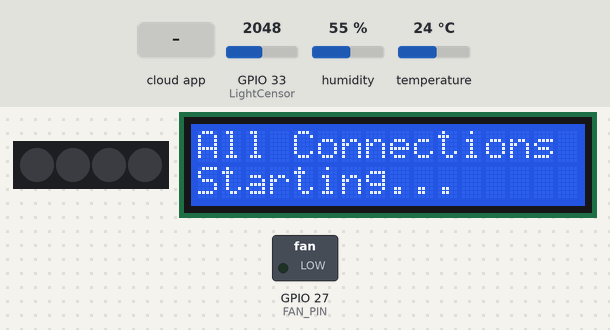
Bench run of a program on a simulated ESP32. On the bench: 4 RGB LEDs in strip order, left to right, 16×2 character LCD, switched loads named in the program (green lamp = pin HIGH). Inputs (shaded band) come from the test bench; at power-on: humidity 55 %, temperature 24 °C, GPIO 33 (LightCensor) = 2048. WiFi joins after 1.5 s; servers stay silent unless stated; the local clock reads 2024-03-15 10:24:30 at power-on unless the program sets it; the Firebase database answers and starts empty; what the program prints to the serial monitor is not drawn.

Above: at 4.1 s.
4.2 s: the phone or cloud app sets button_for_fan to 1
At 7.4 s:
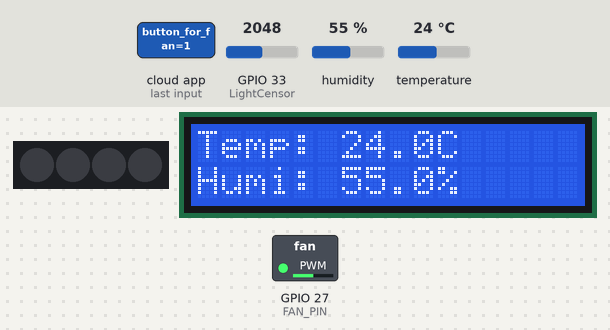
7.7 s: the phone or cloud app sets button_for_fan to 3
At 8.3 s:
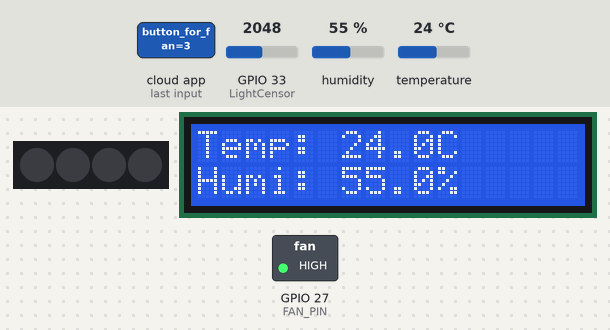
9.2 s: the phone or cloud app sets button_for_fan to 2
At 11.8 s:
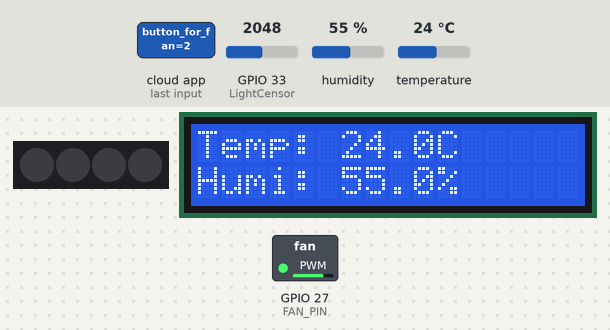
12.1 s: humidity set to 22 %
At 18.1 s:
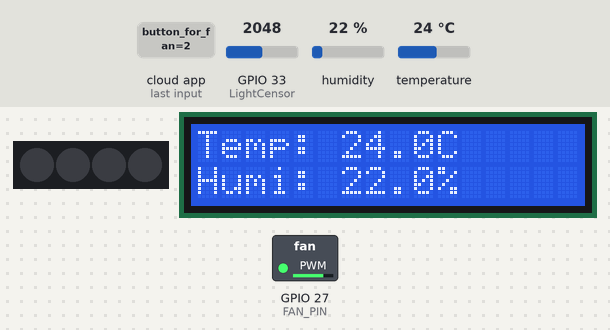
18.7 s: temperature set to 12 °C
At 24.2 s:
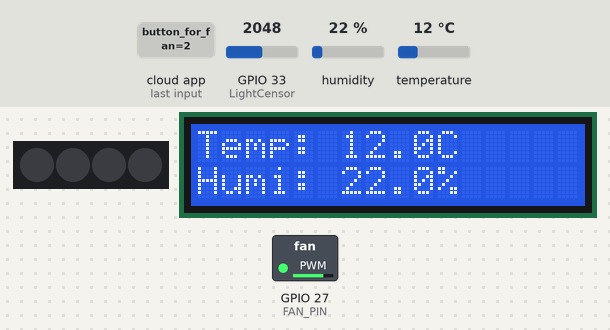
24.5 s: humidity set to 40 %
At 30.1 s:
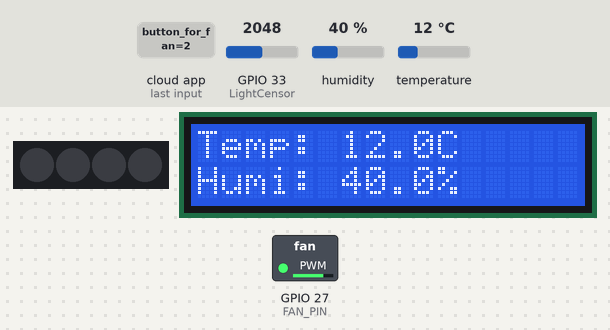
Timing chart, 0 to 31.3 s (numbered marks = the images above; inputs shaded):
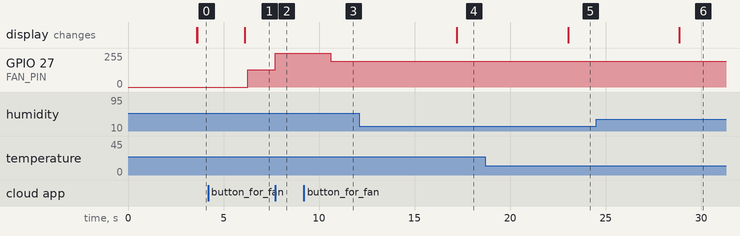

The program:

main.cpp
```cpp
#include <Arduino.h>
#include <Adafruit_NeoPixel.h>
#include <DHT20.h>
#include <WiFi.h>
#include <Firebase_ESP_Client.h>
#include <string.h>
#include <time.h>
#include <LiquidCrystal_I2C.h>
#include <config.h>

LiquidCrystal_I2C lcd(0x21, 16, 2);

#define LED_PIN     32
#define LED_COUNT   4
#define BUTTON_PIN  35
#define LightCensor 33
#define FAN_PIN     27

// #define WIFI_SSID     "binbin"
// #define WIFI_PASSWORD "0906640081"

FirebaseData firebaseData;
FirebaseJson json;
FirebaseConfig config;
FirebaseAuth auth;

Adafruit_NeoPixel strip(LED_COUNT, LED_PIN, NEO_GRB + NEO_KHZ800);

void setAllLEDs(uint32_t color, uint8_t brightness) {
    uint8_t r = (color >> 16) & 0xFF;
    uint8_t g = (color >> 8) & 0xFF;
    uint8_t b = color & 0xFF;

    r = (r * brightness) / 100;
    g = (g * brightness) / 100;
    b = (b * brightness) / 100;

    for (int i = 0; i < strip.numPixels(); i++) {
        strip.setPixelColor(i, strip.Color(r, g, b));
    }
    strip.show();
}

bool initializeSensorsAndOutputs(DHT20 &dht20) {
    Wire.begin(GPIO_NUM_21, GPIO_NUM_22);
    Wire.setClock(100000);
    if (!dht20.begin()) {
        Serial.println("DHT20 initialization failed!");
        return false;
    }
    vTaskDelay(2000 / portTICK_PERIOD_MS);

    pinMode(FAN_PIN, OUTPUT);
    digitalWrite(FAN_PIN, LOW);

    lcd.init();
    lcd.backlight();
    lcd.clear();

    return true;
}

bool checkConnections(bool &connectionsEstablished) {
    if (WiFi.status() != WL_CONNECTED) {
        Serial.println("WiFi Disconnected, skipping all operations");
        lcd.clear();
        lcd.setCursor(0, 0);
        lcd.print("Connecting to WiFi");
        lcd.setCursor(0, 1);
        lcd.print("Please wait...");
        vTaskDelay(2000 / portTICK_PERIOD_MS);
        return false;
    }

    if (firebaseData.httpCode() < 0) {
        Serial.print("Firebase connection error: ");
        Serial.println(firebaseData.errorReason());
        lcd.clear();
        lcd.setCursor(0, 0);
        lcd.print("Connecting to Firebase");
        lcd.setCursor(0, 1);
        lcd.print("Please wait...");
        vTaskDelay(1000 / portTICK_PERIOD_MS);
        return false;
    }

    time_t now;
    struct tm timeinfo;
    time(&now);
    localtime_r(&now, &timeinfo);
    if (timeinfo.tm_year < 100) {
        Serial.println("Waiting for NTP synchronization...");
        lcd.clear();
        lcd.setCursor(0, 0);
        lcd.print("Syncing NTP Time");
        lcd.setCursor(0, 1);
        lcd.print("Please wait...");
        vTaskDelay(1000 / portTICK_PERIOD_MS);
        return false;
    }

    if (!connectionsEstablished) {
        lcd.clear();
        lcd.setCursor(0, 0);
        lcd.print("All Connections OK");
        lcd.setCursor(0, 1);
        lcd.print("Starting...");
        Serial.println("All connections established successfully!");
        vTaskDelay(2000 / portTICK_PERIOD_MS);
        connectionsEstablished = true;
    }

    return true;
}

void sendSensorData(DHT20 &dht20) {
    float lightIntensity = analogRead(LightCensor);
    Serial.print("Light intensity: ");
    Serial.println(lightIntensity);
    vTaskDelay(10 / portTICK_PERIOD_MS);

    if (!dht20.read()) {
        Serial.println("DHT20 read failed, retrying...");
        vTaskDelay(100 / portTICK_PERIOD_MS);
    }
    float temperature = dht20.getTemperature();
    float humidity = dht20.getHumidity();
    Serial.printf("Temp: %.2f, Humidity: %.2f\n", temperature, humidity);
    vTaskDelay(10 / portTICK_PERIOD_MS);

    time_t now;
    time(&now);
    Serial.print("Current timestamp: ");
    Serial.println((long)now);

    json.clear();
    json.set("light_intensity", lightIntensity);
    json.set("temperature", temperature);
    json.set("humidity", humidity);
    json.set("timestamp", (long)now);
    String uid = "/data/hLti6ttX5cQ04pFMnFAG";
    if (Firebase.RTDB.setJSON(&firebaseData, uid, &json)) {
        Serial.println("Sensor data sent to Firebase RTDB!");
    } else {
        Serial.print("RTDB Error: ");
        Serial.println(firebaseData.errorReason());
        vTaskDelay(100 / portTICK_PERIOD_MS);
    }
    vTaskDelay(10 / portTICK_PERIOD_MS);

    json.clear();
    json.set("fields/sensorId/stringValue", "hLti6ttX5cQ04pFMnFAG");
    json.set("fields/light_intensity/doubleValue", lightIntensity);
    json.set("fields/temperature/doubleValue", temperature);
    json.set("fields/humidity/doubleValue", humidity);
    json.set("fields/timestamp/integerValue", (long)now);

    String documentPath = "user_sensor";
    if (Firebase.Firestore.createDocument(&firebaseData, PROJECT_ID, "", documentPath.c_str(), json.raw())) {
        Serial.println("Sensor data sent to Firestore!");
    } else {
        Serial.print("Firestore Error: ");
        Serial.println(firebaseData.errorReason());
        vTaskDelay(100 / portTICK_PERIOD_MS);
    }

    lcd.clear();
    lcd.setCursor(0, 0);
    lcd.print("Temp: ");
    lcd.print(temperature, 1);
    lcd.print("C");
    lcd.setCursor(0, 1);
    lcd.print("Humi: ");
    lcd.print(humidity, 1);
    lcd.print("%");
}

void controlDevices() {
    int retryCount = 0;
    bool fanSuccess = false;
    int fanState = 0; // Mặc định tắt
    while (retryCount < 3 && !fanSuccess) {
        if (Firebase.RTDB.getInt(&firebaseData, "/control/hLti6ttX5cQ04pFMnFAG/button_for_fan")) {
            if (firebaseData.dataType() == "int") {
                fanState = firebaseData.intData();
                Serial.print("Fan state: ");
                Serial.println(fanState);
                fanSuccess = true;
            } else {
                Serial.println("Error reading button_for_fan: Invalid data type");
            }
        } else {
            Serial.print("Error reading button_for_fan: ");
            Serial.println(firebaseData.errorReason());
        }
        if (!fanSuccess) {
            vTaskDelay(500 / portTICK_PERIOD_MS);
            retryCount++;
        }
    }

    // Điều chỉnh tốc độ quạt dựa trên fanState
    int fanSpeed = 0;
    switch (fanState) {
        case 3: // Mạnh
            fanSpeed = 255; // 100%
            break;
        case 2: // Mạnh vừa
            fanSpeed = 192; // 75%
            break;
        case 1: // Trung bình
            fanSpeed = 128; // 50%
            break;
        case 0: // Tắt
        default:
            fanSpeed = 0; // 0%
            break;
    }
    analogWrite(FAN_PIN, fanSpeed); // Sử dụng analogWrite để điều khiển quạt
    Serial.print("Fan speed (analogWrite): ");
    Serial.println(fanSpeed);

    retryCount = 0;
    bool ledSuccess = false;
    int ledState = 0; // Mặc định tắt
    while (retryCount < 3 && !ledSuccess) {
        if (Firebase.RTDB.getInt(&firebaseData, "/control/hLti6ttX5cQ04pFMnFAG/button_for_led")) {
            if (firebaseData.dataType() == "int") {
                ledState = firebaseData.intData();
                Serial.print("LED state: ");
                Serial.println(ledState);
                ledSuccess = true;
            } else {
                Serial.println("Error reading button_for_led: Invalid data type");
            }
        } else {
            Serial.print("Error reading button_for_led: ");
            Serial.println(firebaseData.errorReason());
        }
        if (!ledSuccess) {
            vTaskDelay(500 / portTICK_PERIOD_MS);
            retryCount++;
        }
    }

    retryCount = 0;
    bool brightnessSuccess = false;
    int brightness = 0; // Mặc định độ sáng là 0
    while (retryCount < 3 && !brightnessSuccess) {
        if (Firebase.RTDB.getInt(&firebaseData, "/control/hLti6ttX5cQ04pFMnFAG/candel_power_for_led")) {
            if (firebaseData.dataType() == "int") {
                brightness = firebaseData.intData();
                if (brightness < 0) brightness = 0;
                if (brightness > 100) brightness = 100;
                Serial.print("LED brightness: ");
                Serial.println(brightness);
                brightnessSuccess = true;
            } else {
                Serial.println("Error reading candel_power_for_led: Invalid data type");
            }
        } else {
            Serial.print("Error reading candel_power_for_led: ");
            Serial.println(firebaseData.errorReason());
        }
        if (!brightnessSuccess) {
            vTaskDelay(500 / portTICK_PERIOD_MS);
            retryCount++;
        }
    }

    // Điều chỉnh đèn LED dựa trên trạng thái và độ sáng
    uint32_t color = strip.Color(0, 0, 0); // Mặc định tắt
    switch (ledState) {
        case 4: // Cold - Xanh đậm
            color = strip.Color(0, 0, 139);
            break;
        case 3: // Cool - Trắng
            color = strip.Color(255, 255, 255);
            break;
        case 2: // Warm - Vàng
            color = strip.Color(255, 215, 0);
            break;
        case 1: // Hot - Cam
            color = strip.Color(255, 165, 0);
            break;
        case 0: // Tắt
        default:
            color = strip.Color(0, 0, 0);
            brightness = 0; // Đặt độ sáng về 0 khi tắt
            break;
    }
    setAllLEDs(color, brightness);
}

void communicate_with_firebase(void *pvParameters) {
    DHT20 dht20;
    bool connectionsEstablished = false;

    if (!initializeSensorsAndOutputs(dht20)) {
        vTaskDelay(1000 / portTICK_PERIOD_MS);
        return;
    }

    while (1) {
        if (!checkConnections(connectionsEstablished)) {
            continue;
        }

        static unsigned long lastSensorSend = 0;
        if (millis() - lastSensorSend >= 5000) {
            sendSensorData(dht20);
            lastSensorSend = millis();
        }

        static unsigned long lastControlCheck = 0;
        if (millis() - lastControlCheck >= 1000) {
            controlDevices();
            lastControlCheck = millis();
        }

        vTaskDelay(10 / portTICK_PERIOD_MS);
    }
}

void setup() {
    Serial.begin(9600);
    strip.begin();
    strip.show();
    pinMode(BUTTON_PIN, INPUT_PULLUP);
    setAllLEDs(strip.Color(0, 0, 0), 0);

    // Không cần cấu hình PWM (ledc) nữa, analogWrite sẽ tự xử lý
    analogWrite(FAN_PIN, 0); // Tắt quạt ban đầu

    WiFi.begin(WIFI_SSID, WIFI_PASSWORD);
    while (WiFi.status() != WL_CONNECTED) {
        delay(500);
        Serial.print(".");
    }
    Serial.println("WiFi Connected!");
    Serial.print("Connected to IP: ");
    Serial.println(WiFi.localIP());
    Serial.printf("Free heap: %u bytes\n", ESP.getFreeHeap());

    configTime(0, 0, "pool.ntp.org");

    time_t now;
    struct tm timeinfo;
    time(&now);
    localtime_r(&now, &timeinfo);
    while (timeinfo.tm_year < 100) {
        delay(500);
        Serial.print(".");
        time(&now);
        localtime_r(&now, &timeinfo);
    }
    Serial.println("Time synchronized!");

    config.host = FIREBASE_HOST;
    config.signer.tokens.legacy_token = FIREBASE_AUTH;
    config.api_key = API_KEY;
    auth.user.email = USER_EMAIL;
    auth.user.password = USER_PASSWORD;
    Firebase.begin(&config, &auth);
    Firebase.reconnectWiFi(true);

    xTaskCreate(communicate_with_firebase, "CommunicateWithFirebaseTask", 32768, NULL, 2, NULL);
}

void loop() {}
```

config.h
```cpp
#ifndef CONFIG_H
#define CONFIG_H

#define WIFI_SSID "your_wifi_ssid"
#define WIFI_PASSWORD "your_wifi_password"
#define FIREBASE_HOST "smart-room-810fd-default-rtdb.firebaseio.com"
#define FIREBASE_AUTH "your_firebase_auth_token"
#define API_KEY "your_api_key"
#define USER_EMAIL "your_email"
#define USER_PASSWORD "your_password"
#define PROJECT_ID "your_project_id"

#endif
```

Measured:
- after the input at 4.2 s, GPIO 27 (FAN_PIN): 0/255 → 128/255 after 2.1 s
- after the input at 7.7 s, GPIO 27 (FAN_PIN): 128/255 → 255/255 at once
- after the input at 9.2 s, GPIO 27 (FAN_PIN): 255/255 → 192/255 after 1.4 s
- after the input at 12.1 s, the display: changes after 5.1 s (image 4)
- after the input at 18.7 s, the display: changes after 4.3 s (image 5)
- after the input at 24.5 s, the display: changes after 4.3 s (image 6)
